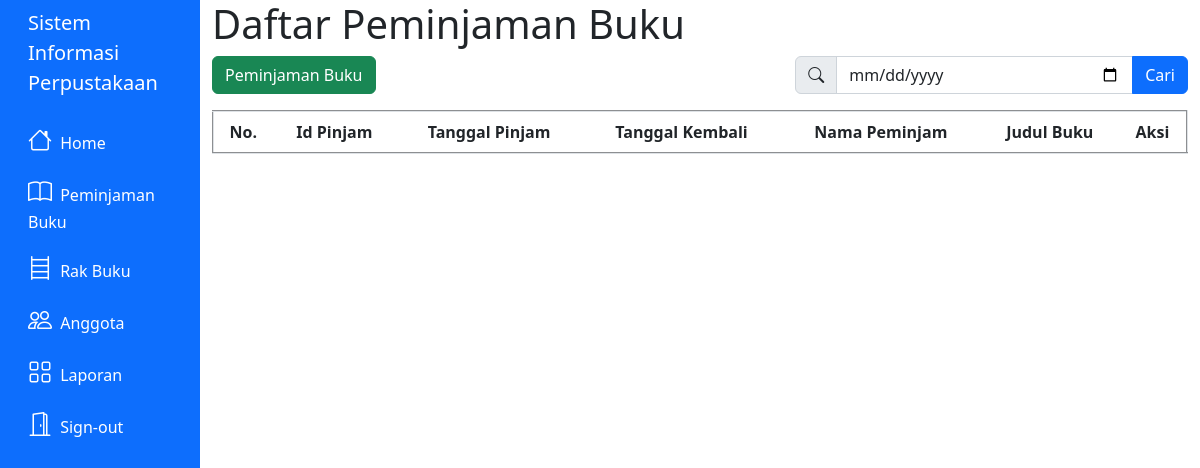
Page /pinjam_buku.php on the earlier database version.
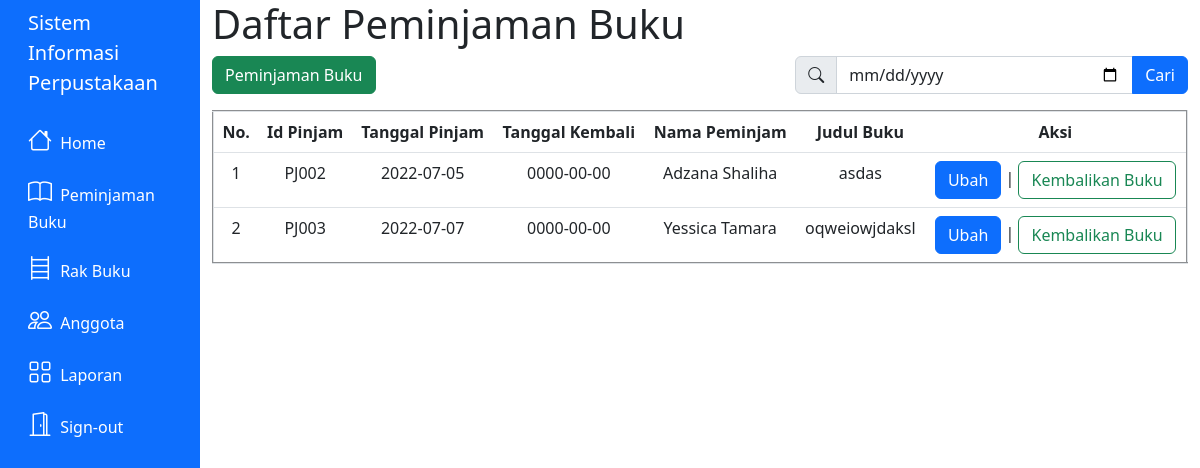
Same page on the later database version.
### tables this page shows
CREATE TABLE `meminjam` (
  `id_pinjam` varchar(10) NOT NULL,
  `tgl_pinjam` date NOT NULL,
  `tgl_kembali` date NOT NULL,
  `id_user` varchar(10) NOT NULL,
  `kd_buku` varchar(10) NOT NULL,
  `kembali` int(1) NOT NULL
);

CREATE TABLE `user` (
  `id_user` varchar(255) NOT NULL,
  `nomor_induk` bigint(255) NOT NULL,
  `nama_lengkap` varchar(255) NOT NULL,
  `alamat` varchar(255) NOT NULL,
  `password` varchar(255) NOT NULL,
  `level` enum('user','admin') NOT NULL,
  `status` enum('aktif','tidak aktif') NOT NULL,
  `tgl_daftar` date DEFAULT NULL
);

CREATE TABLE `buku` (
  `kd_buku` varchar(10) NOT NULL,
  `judul_buku` varchar(32) NOT NULL,
  `pengarang` varchar(20) NOT NULL,
  `kategori` int(2) NOT NULL,
  `penerbit` varchar(20) NOT NULL,
  `rak` int(2) NOT NULL,
  `status_buku` int(1) NOT NULL
);

### pinjam_buku.php (the view, shortened to what this page needs)
<!DOCTYPE html>
<HTML>
<head>
    <link rel="stylesheet" href="https://cdn.jsdelivr.net/npm/bootstrap-icons@1.8.3/font/bootstrap-icons.css">
    <link href="https://cdn.jsdelivr.net/npm/bootstrap@5.2.0-beta1/dist/css/bootstrap.min.css" rel="stylesheet">
    <link rel="stylesheet" href="assets/global_style.css">
</head>
<?php include('layout/header.php') ?>
<div class="col-10 container">
    <h1>Daftar Peminjaman Buku</h1>
    <table border="2" class="table">
        <div class="row">
            <div class="col-5">
                <a class="btn btn-success" data-bs-toggle="modal" data-bs-target="#tambahModal">Peminjaman Buku</a>
                                <?php
                                include 'koneksi.php';
                                $query = mysqli_query($koneksi, "select max(id_pinjam) as kodeTerbesar from meminjam");
                                $data = mysqli_fetch_array($query);
                                ?>
            </div>
            <div class="col-2">
            </div>
            <div class="col-5">
                <form action="anggota.php" method="get">
                    <div class="input-group mb-3">
                        <span class="input-group-text" id="cari"><i class="bi bi-search"></i></span>
                        <input type="date" class="form-control" name="cari">
                        <button class="btn btn-primary" type="submit" value="cari">Cari</button>
                    </div>
                </form>
            </div>
        </div>
        <tr class="text-center">
            <th>No.</th>
            <th>Id Pinjam</th>
            <th>Tanggal Pinjam</th>
            <th>Tanggal Kembali</th>
            <th>Nama Peminjam</th>
            <th>Judul Buku</th>
            <th>Aksi</th>
        </tr>
        <?php
        include 'koneksi.php';
        if (isset($_GET['cari'])) {
            $cari = $_GET['cari'];
            $data = mysqli_query($koneksi, "select * from meminjam where tgl_pinjam like '%" . $cari . "%'");
        } else {
            $data = mysqli_query($koneksi, "select meminjam.id_pinjam,meminjam.tgl_pinjam,meminjam.tgl_kembali,user.nama_lengkap,meminjam.kd_buku,buku.judul_buku
            from meminjam
           inner join user on meminjam.id_user = user.id_user
           inner join buku on meminjam.kd_buku = buku.kd_buku
           where kembali = '1'");
        }
        $no = 1;
        while ($d = mysqli_fetch_array($data)) {
        ?>
            <tr class="text-center">
                <td><?php echo $no++; ?></td>
                <td><?php echo $d['id_pinjam']; ?></td>
                <td><?php echo $d['tgl_pinjam']; ?></td>
                <td><?php echo $d['tgl_kembali']; ?></td>
                <td><?php echo $d['nama_lengkap']; ?></td>
                <td><?php echo $d['judul_buku']; ?></td>
                <td>
                    <a class="btn btn-primary" data-bs-toggle="modal" data-bs-target="#ubahModal">Ubah</a>
                    |
                    <a class="btn btn-outline-success" data-bs-toggle="modal" data-bs-target="#kembaliModal<?php echo $d['id_pinjam']; ?>">Kembalikan Buku</a>
                </td>
            </tr>
        <?php
        }
        ?>
    </table>
</div>
<?php include('layout/footer.php') ?>
</HTML>

Differences in the rows shown:
added meminjam: id_pinjam "PJ002", tgl_pinjam "2022-07-05", tgl_kembali "0000-00-00", id_user.nama_lengkap "Adzana Shaliha", kd_buku.judul_buku "asdas"
added meminjam: id_pinjam "PJ003", tgl_pinjam "2022-07-07", tgl_kembali "0000-00-00", id_user.nama_lengkap "Yessica Tamara", kd_buku.judul_buku "oqweiowjdaksl"
